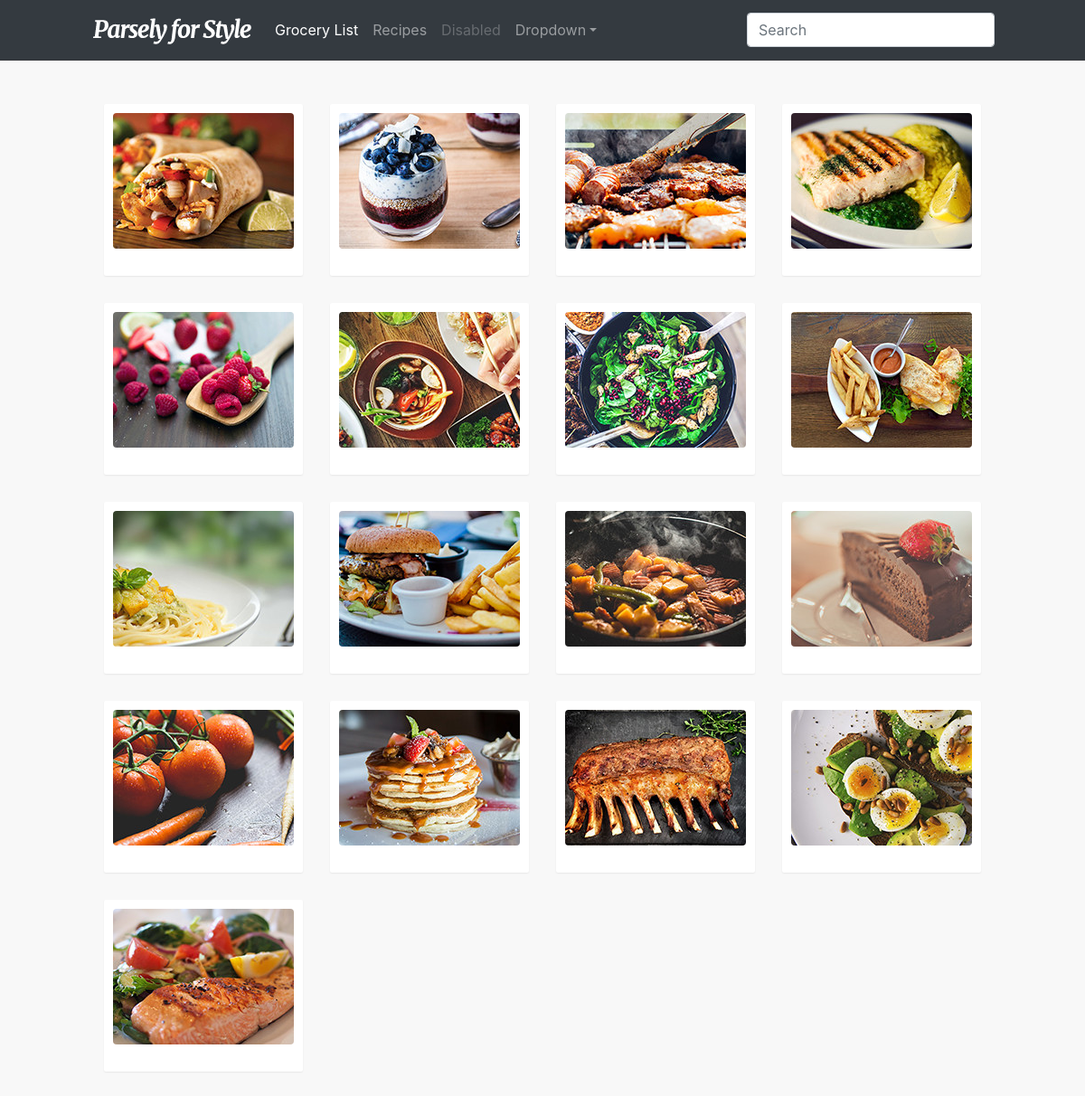
The app's page /recipes/ with its own data.
### plan/models.py (models this page shows, shortened)
class Recipe(models.Model):
	title = models.CharField(max_length=100)
	summary = models.CharField(max_length=500)
	preptime = models.IntegerField()
	cooktime = models.IntegerField()
	servings = models.IntegerField()
	instruction = models.CharField(max_length=5000)

### plan/views.py (the view)
# urls.py: url(r'^recipes/$', views.RecipeListView.as_view(), name='recipes'),
class RecipeListView(generic.TemplateView):
	model = Recipe
	template_name = 'plan/recipes.html'
	def get_context_data(self, **kwargs):
		context = super(RecipeListView, self).get_context_data(**kwargs)
		context['latest'] = Recipe.objects.order_by('id')[:17]
		return context

### plan/templates/plan/recipes.html
{% extends "plan/base.html" %}
{% block content %}
<div class="row" style="padding-top:3rem">
  {% if latest %}
    <div class="col-md-12">
      <div class="masonry">
      {% for recipe in latest %}
        <a href="/addrecipe/{{ recipe.id }}/" class='shot'>
          <img src="/static/plan/200food_{{ recipe.id }}.jpg" alt="Food image" class="rounded">
        </a>
      {% endfor %}
      </div>
      {% endif %}
    </div>
</div>
{% endblock%}

### plan/static/plan/starter-template.css (style rules this page uses)
body { background: #f8f8f8; }
.masonry { display: flex; flex-wrap: wrap; align-items: flex-start; }
.shot { width: 220px; height: 190px; background: white; margin: 0 15px 30px 15px; padding:10px; border-radius: 2px; box-shadow: 0 1px 2px rgba(0,0,0,0.07); }
.shot img { width: 200px; height: 150px; }

### records on screen
Recipe: shows a picture
Recipe: shows a picture
Recipe: shows a picture
Recipe: shows a picture
Recipe: shows a picture
Recipe: shows a picture
Recipe: shows a picture
Recipe: shows a picture
Recipe: shows a picture
Recipe: shows a picture
Recipe: shows a picture
Recipe: shows a picture
Recipe: shows a picture
Recipe: shows a picture
Recipe: shows a picture
Recipe: shows a picture
Recipe: shows a picture
